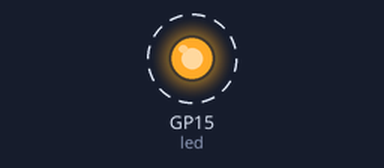
This program was run on a simulated Raspberry Pi Pico running MicroPython. On the bench: output pins drawn as LEDs (lit = HIGH). Dashed ring = blinking.

Above: at 0.5 s.
Timing chart, 0 to 4.6 s (numbered marks = the images above):
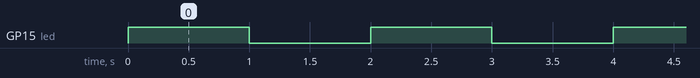

Measured:
- by itself, GP15 (led): alternates HIGH for 1.0 s and LOW for 1.0 s

The program:

blink.py
```python
"""
Blink LED Tutorial
Toggles an LED on and off using GPIO pin 15.
Basic example demonstrating digital output on Raspberry Pi Pico.
"""

import machine
import time

led = machine.Pin(15, machine.Pin.OUT)

# on board led
# led = machine.Pin("LED", machine.Pin.OUT)

while True:
    led.toggle()
    time.sleep(1)
    # can change value manually using:
    # led.value(1)  # turn on
    # led.value(0)  # turn off
```
